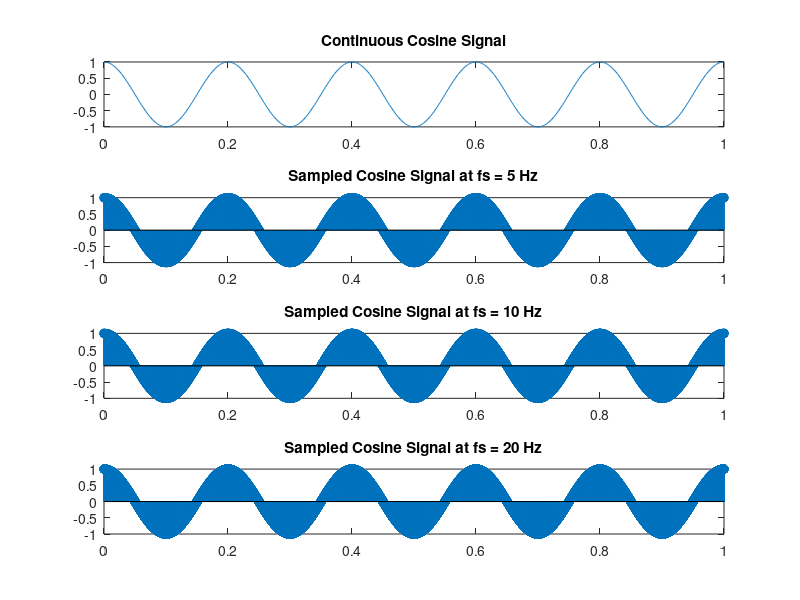
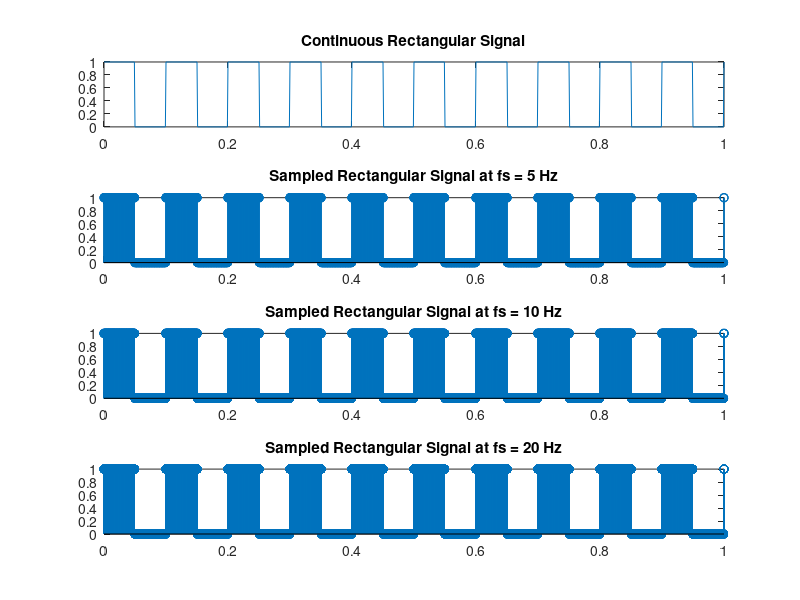

Reproduce these figures in MATLAB, in order. (Note: this script raises an error after producing the figures.)
% 设定余弦信号的参数
A = 1;      % 余弦信号的幅度
f = 5;      % 余弦信号的频率
t = 0:0.001:1; % 时间向量

% 连续的余弦信号
continuous_cosine = A * cos(2 * pi * f * t);

% 抽样频率fs分别选为f、2f和4f
fs1 = f;
fs2 = 2 * f;
fs3 = 4 * f;

% 抽样信号
sampled_cosine1 = continuous_cosine(1:1/fs1:end);
sampled_cosine2 = continuous_cosine(1:1/fs2:end);
sampled_cosine3 = continuous_cosine(1:1/fs3:end);

% 绘制连续信号及其抽样信号的波形
figure;
subplot(4,1,1);
plot(t, continuous_cosine);
title('Continuous Cosine Signal');

subplot(4,1,2);
stem(t(1:1/fs1:end), sampled_cosine1);
title(['Sampled Cosine Signal at fs = ' num2str(fs1) ' Hz']);

subplot(4,1,3);
stem(t(1:1/fs2:end), sampled_cosine2);
title(['Sampled Cosine Signal at fs = ' num2str(fs2) ' Hz']);

subplot(4,1,4);
stem(t(1:1/fs3:end), sampled_cosine3);
title(['Sampled Cosine Signal at fs = ' num2str(fs3) ' Hz']);


% 设定矩形信号的参数
E = 1;      % 矩形信号的幅度
tau = 0.1;  % 矩形信号的宽度
f = 1/tau;  % 根据宽度确定频率

% 连续的矩形信号
continuous_rect = E * (mod(t, tau) < tau/2);

% 抽样信号
sampled_rect1 = continuous_rect(1:1/fs1:end);
sampled_rect2 = continuous_rect(1:1/fs2:end);
sampled_rect3 = continuous_rect(1:1/fs3:end);

% 绘制连续信号及其抽样信号的波形
figure;
subplot(4,1,1);
plot(t, continuous_rect);
title('Continuous Rectangular Signal');

subplot(4,1,2);
stem(t(1:1/fs1:end), sampled_rect1);
title(['Sampled Rectangular Signal at fs = ' num2str(fs1) ' Hz']);

subplot(4,1,3);
stem(t(1:1/fs2:end), sampled_rect2);
title(['Sampled Rectangular Signal at fs = ' num2str(fs2) ' Hz']);

subplot(4,1,4);
stem(t(1:1/fs3:end), sampled_rect3);
title(['Sampled Rectangular Signal at fs = ' num2str(fs3) ' Hz']);


% 读入myspeech.wav文件
[y, Fs] = audioread('myvoice.wav');
y = y(:,1); % 只取单声道进行处理

% 设定抽样间隔
N1 = 2;
N2 = 4;
N3 = 8;

% 对语音信号进行抽样
sampled_y1 = y(1:N1:end);
sampled_y2 = y(1:N2:end);
sampled_y3 = y(1:N3:end);

% 绘制原始语音信号及其抽样信号的波形
figure;
subplot(4,1,1);
plot((1:length(y))/Fs, y);
title('Original Speech Signal');

subplot(4,1,2);
stem((1:N1:length(y))/Fs, sampled_y1);
title(['Sampled Speech Signal with N = ' num2str(N1)]);

subplot(4,1,3);
stem((1:N2:length(y))/Fs, sampled_y2);
title(['Sampled Speech Signal with N = ' num2str(N2)]);

subplot(4,1,4);
stem((1:N3:length(y))/Fs, sampled_y3);
title(['Sampled Speech Signal with N = ' num2str(N3)]);
xlabel('Time (s)');
ylabel('Amplitude');

sound(sampled_y1, Fs/N1);
pause(length(sampled_y1)/(Fs/N1) + 1);

sound(sampled_y2, Fs/N2);
pause(length(sampled_y2)/(Fs/N2) + 1);

sound(sampled_y3, Fs/N3);
